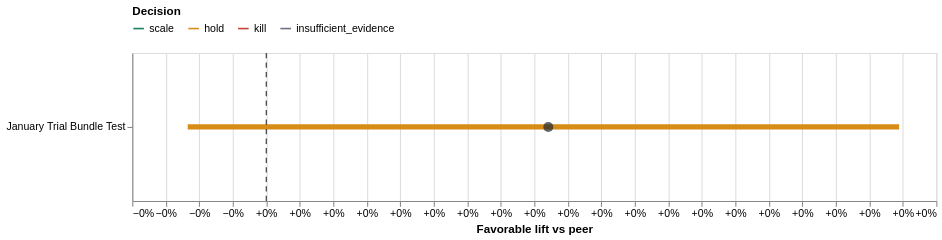

The code cell stored with this chart in its notebook:
### Markdown cell above
## 7. Probability Better And The Funding Decision

For each scored campaign, the engine creates 5,000 plausible campaign rates and 5,000
plausible peer rates. `probability_better` is the fraction where favorable lift is
above zero.

```text
higher-is-better lift = campaign draw - benchmark draw
lower-is-better lift  = benchmark draw - campaign draw

SCALE: lift low > 0
KILL:  lift high < 0
HOLD:  lift range crosses 0
```

Probability better supports interpretation and the two-factor budget priority. The complete lift
range, not the probability alone, controls the statistical decision. A provisional
fallback can still calculate a statistical direction, but its final funding action is
always capped at `KEEP_AS_TEST`.

### Code cell
decision_table = campaigns[[
    "campaign_name", "raw_rate", "corrected_rate", "benchmark",
    "benchmark_scope", "benchmark_quality", "portfolio_context_benchmark",
    "expected_lift", "lift_low", "lift_high", "probability_better",
    "statistical_decision", "recommended_action",
]].rename(columns={
    "campaign_name": "Campaign", "raw_rate": "Raw rate",
    "corrected_rate": "Corrected rate", "benchmark": "Benchmark",
    "benchmark_scope": "Benchmark source",
    "benchmark_quality": "Benchmark quality",
    "portfolio_context_benchmark": "Portfolio context",
    "expected_lift": "Expected lift", "lift_low": "Lift low",
    "lift_high": "Lift high", "probability_better": "Probability better",
    "statistical_decision": "Statistical decision",
    "recommended_action": "Final action",
})
display(decision_table.style.format({
    "Raw rate": "{:.2%}", "Corrected rate": "{:.2%}",
    "Benchmark": "{:.2%}", "Expected lift": "{:+.2%}",
    "Lift low": "{:+.2%}", "Lift high": "{:+.2%}",
    "Probability better": "{:.2%}", "Portfolio context": "{:.2%}",
}, na_rep="Not available"))

lift_data = campaigns.dropna(subset=["lift_low", "lift_high"]).copy()
if not lift_data.empty:
    lift_ranges = alt.Chart(lift_data).mark_rule(strokeWidth=5).encode(
        y=alt.Y("campaign_name:N", sort="-x", title=None),
        x=alt.X("lift_low:Q", title="Favorable lift vs peer", axis=alt.Axis(format="+.0%")),
        x2="lift_high:Q",
        color=alt.Color(
            "statistical_decision:N",
            scale=alt.Scale(
                domain=list(DECISION_COLORS), range=list(DECISION_COLORS.values())
            ),
            legend=alt.Legend(orient="top", title="Decision"),
        ),
        tooltip=[
            alt.Tooltip("campaign_name:N", title="Campaign"),
            alt.Tooltip("lift_low:Q", format="+.2%"),
            alt.Tooltip("expected_lift:Q", format="+.2%"),
            alt.Tooltip("lift_high:Q", format="+.2%"),
            alt.Tooltip("probability_better:Q", format=".2%"),
        ],
    )
    expected = alt.Chart(lift_data).mark_point(
        filled=True, color="#20262e", size=90
    ).encode(y=alt.Y("campaign_name:N", sort="-x"), x="expected_lift:Q")
    zero = alt.Chart(pd.DataFrame({"zero": [0]})).mark_rule(
        strokeDash=[5, 4], color="#20262e"
    ).encode(x="zero:Q")
    display((lift_ranges + expected + zero).properties(
        width=760, height=max(140, len(lift_data) * 52)
    ))

### Figure 1 — Vega-Lite specification as saved in the notebook (floating-point values rounded to 4 significant figures)
{"config": {"view": {"continuousWidth": 300, "continuousHeight": 300}}, "layer": [{"mark": {"type": "rule", "strokeWidth": 5}, "encoding": {"color": {"field": "statistical_decision", "legend": {"orient": "top", "title": "Decision"}, "scale": {"domain": ["scale", "hold", "kill", "insufficient_evidence"], "range": ["#16815d", "#d68c16", "#c44536", "#6b7280"]}, "type": "nominal"}, "tooltip": [{"field": "campaign_name", "title": "Campaign", "type": "nominal"}, {"field": "lift_low", "format": "+.2%", "type": "quantitative"}, {"field": "expected_lift", "format": "+.2%", "type": "quantitative"}, {"field": "lift_high", "format": "+.2%", "type": "quantitative"}, {"field": "probability_better", "format": ".2%", "type": "quantitative"}], "x": {"axis": {"format": "+.0%"}, "field": "lift_low", "title": "Favorable lift vs peer", "type": "quantitative"}, "x2": {"field": "lift_high"}, "y": {"field": "campaign_name", "sort": "-x", "title": null, "type": "nominal"}}}, {"mark": {"type": "point", "color": "#20262e", "filled": true, "size": 90}, "encoding": {"x": {"field": "expected_lift", "type": "quantitative"}, "y": {"field": "campaign_name", "sort": "-x", "type": "nominal"}}}, {"data": {"name": "data-42990c68f268a11fa16682fcd3437a6f"}, "mark": {"type": "rule", "color": "#20262e", "strokeDash": [5, 4]}, "encoding": {"x": {"field": "zero", "type": "quantitative"}}}], "data": {"name": "data-138dca46378df4e36b55288ef61e8864"}, "height": 140, "width": 760, "$schema": "https://vega.github.io/schema/vega-lite/v5.20.1.json", "datasets": {"data-138dca46378df4e36b55288ef61e8864": [{"campaign_id": "120209876543220004", "campaign_name": "January Trial Bundle Test", "objective": "OUTCOME_ENGAGEMENT", "entity_status": "COMPLETED", "start_date": "2026-01-05T00:00:00", "end_date": "2026-01-31T00:00:00", "entity_id": "120209876543220004", "entity_name": "January Trial Bundle Test", "parent_entity_id": null, "entity_level": "campaign", "media_start": "2026-01-05T00:00:00", "media_end": "2026-01-31T00:00:00", "active_days": 27, "impressions": 532636, "link_clicks": 6794, "spend": 2818.0, "invalid_reach_rows": 4, "observed_conversations": 15, "mature_conversations": 15, "unresolved_conversations": 0, "unique_customers": 15, "mature_orders_created": 8, "delivered_orders": 5, "net_revenue": 3004.0, "mature_unique_customers": 15, "delivered_customers": 5, "semantic_conversations": 15, "high_purchase_intent_rate": 0.5333, "price_blocking_rate": 0.0, "barrier_resolution_rate": 0.5, "ad_alignment_rate": 0.8, "agent_helpful_rate": 1.0, "next_step_agreement_rate": 0.5333, "next_step_order_progression_rate": 0.875, "top_customer_need": "Understand and receive the trial bundle (3 curated items) and arrange delivery", "top_barrier": "product_fit", "top_value_driver": "price", "running_days": 27, "link_ctr": 0.01276, "cpm": 5.29, "cpc": 0.4147, "order_creation_rate": 0.5333, "customer_delivered_rate": 0.3333, "cost_per_created_order": 352.2, "net_roas": 1.066, "semantic_coverage_rate": 1.0, "score_metric": "link_ctr", "score_numerator": "link_clicks", "score_denominator": "impressions", "score_direction": "higher", "score_successes": 6794.0, "score_trials": 532600.0, "raw_rate": 0.01276, "corrected_rate": 0.01259, "range_low": 0.01233, "range_high": 0.01285, "benchmark": 0.01217, "benchmark_peer_count": 2, "same_objective_peer_count": 0, "benchmark_scope": "shared_primary_kpi_group", "benchmark_quality": "provisional", "portfolio_context_benchmark": 0.01112, "portfolio_context_peer_count": 11, "expected_lift": 0.0004209, "lift_low": -0.0001173, "lift_high": 0.0009444, "probability_better": 0.9436, "statistical_decision": "hold", "evidence_status": "sufficient", "efficiency_metric": "cpc", "efficiency_direction": "lower", "efficiency_value": 0.4147, "efficiency_benchmark": null, "efficiency_peer_count": 0, "efficiency_comparison": "unavailable", "recommended_action": "keep_as_test", "reason_codes": ["PRIMARY_LIFT_RANGE_CROSSES_ZERO", "SAME_OBJECTIVE_PEERS_INSUFFICIENT", "FALLBACK_TO_SHARED_PRIMARY_KPI_GROUP", "FALLBACK_ACTION_CAPPED_AT_TEST"], "semantic_score": {"metric": "meaningful_conversation", "definition": "Commercial inquiry with medium/high specificity, consideration/checkout stage, and aligned/partial ad match.", "unit": "earliest_mature_conversation_per_customer", "eligible_customers": 15, "successes": 7, "trials": 15, "unknown_customers": 0, "missing_customers": 0, "raw_rate": 0.4667, "corrected_rate": 0.4688, "range_low": 0.2392, "range_high": 0.7041, "prior_alpha": 0.5, "prior_beta": 0.5, "posterior_alpha": 7.5, "posterior_beta": 8.5, "prior_source": "jeffreys_no_peer_comparison", "benchmark": null, "peer_count": 0, "lift_low": null, "lift_high": null, "probability_better": null, "status": "no_peer_comparison", "evidence_status": "sufficient", "validation_status": "automated_labels_unreviewed"}}], "data-42990c68f268a11fa16682fcd3437a6f": [{"zero": 0}]}}
